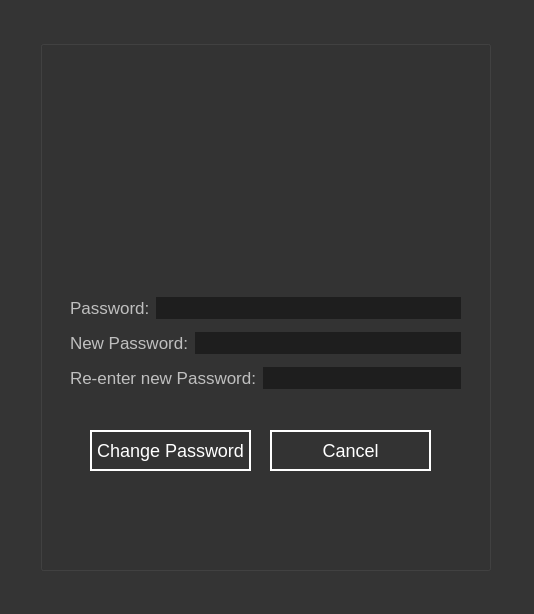
<?xml version="1.0" encoding="UTF-8"?>
<ui version="4.0">
 <class>AdminAccountSettings</class>
 <widget class="QDialog" name="AdminAccountSettings">
  <property name="geometry">
   <rect>
    <x>0</x>
    <y>0</y>
    <width>534</width>
    <height>614</height>
   </rect>
  </property>
  <property name="windowTitle">
   <string>Account Settings</string>
  </property>
  <property name="styleSheet">
   <string notr="true">QDialog
{
	background-color: rgb(52, 52, 52);
}
QGroupBox
{
	color: rgb(191, 191, 191);
	font-size: 18px;
}
QLabel
{
	color: rgb(191, 191, 191);
	font-size: 17px;
}
QLineEdit
{	
	color: rgb(255, 255, 255);
	border-style: solid;
	background-color: rgb(30, 30, 30);
	font-size: 17px;
}
QPushButton
{
	color: rgb(255, 255, 255);
	border-style: solid;
	border-width: 2px;
	border-color: rgb(255, 255, 255);
	font-size: 18px;
}
QPushButton:hover
{
	background-color: rgb(255, 255, 255);
	color: rgb(52, 52, 52);
}</string>
  </property>
  <widget class="QGroupBox" name="groupBox">
   <property name="geometry">
    <rect>
     <x>40</x>
     <y>40</y>
     <width>451</width>
     <height>531</height>
    </rect>
   </property>
   <property name="title">
    <string/>
   </property>
   <widget class="QPushButton" name="pushButton_cancel">
    <property name="geometry">
     <rect>
      <x>230</x>
      <y>390</y>
      <width>161</width>
      <height>41</height>
     </rect>
    </property>
    <property name="text">
     <string>Cancel</string>
    </property>
   </widget>
   <widget class="QPushButton" name="pushButton_changePassword">
    <property name="geometry">
     <rect>
      <x>50</x>
      <y>390</y>
      <width>161</width>
      <height>41</height>
     </rect>
    </property>
    <property name="text">
     <string>Change Password</string>
    </property>
   </widget>
   <widget class="QWidget" name="widget" native="true">
    <property name="geometry">
     <rect>
      <x>120</x>
      <y>20</y>
      <width>201</width>
      <height>191</height>
     </rect>
    </property>
    <property name="styleSheet">
     <string notr="true">border-image: url(:/KU_logo.png);</string>
    </property>
   </widget>
   <widget class="QWidget" name="layoutWidget">
    <property name="geometry">
     <rect>
      <x>30</x>
      <y>250</y>
      <width>391</width>
      <height>109</height>
     </rect>
    </property>
    <layout class="QVBoxLayout" name="verticalLayout">
     <item>
      <layout class="QHBoxLayout" name="horizontalLayout_3">
       <item>
        <widget class="QLabel" name="label_password">
         <property name="font">
          <font>
           <pointsize>-1</pointsize>
          </font>
         </property>
         <property name="text">
          <string>Password:</string>
         </property>
        </widget>
       </item>
       <item>
        <widget class="QLineEdit" name="lineEdit_password">
         <property name="font">
          <font>
           <pointsize>-1</pointsize>
          </font>
         </property>
         <property name="echoMode">
          <enum>QLineEdit::Password</enum>
         </property>
        </widget>
       </item>
      </layout>
     </item>
     <item>
      <layout class="QHBoxLayout" name="horizontalLayout_2">
       <item>
        <widget class="QLabel" name="label_newPassword">
         <property name="font">
          <font>
           <pointsize>-1</pointsize>
          </font>
         </property>
         <property name="text">
          <string>New Password:</string>
         </property>
        </widget>
       </item>
       <item>
        <widget class="QLineEdit" name="lineEdit_newPassword">
         <property name="font">
          <font>
           <pointsize>-1</pointsize>
          </font>
         </property>
         <property name="echoMode">
          <enum>QLineEdit::Password</enum>
         </property>
        </widget>
       </item>
      </layout>
     </item>
     <item>
      <layout class="QHBoxLayout" name="horizontalLayout">
       <item>
        <widget class="QLabel" name="label_newPassword2">
         <property name="font">
          <font>
           <pointsize>-1</pointsize>
          </font>
         </property>
         <property name="text">
          <string>Re-enter new Password:</string>
         </property>
        </widget>
       </item>
       <item>
        <widget class="QLineEdit" name="lineEdit_newPassword2">
         <property name="font">
          <font>
           <pointsize>-1</pointsize>
          </font>
         </property>
         <property name="echoMode">
          <enum>QLineEdit::Password</enum>
         </property>
        </widget>
       </item>
      </layout>
     </item>
    </layout>
   </widget>
  </widget>
 </widget>
 <resources/>
 <connections/>
</ui>
